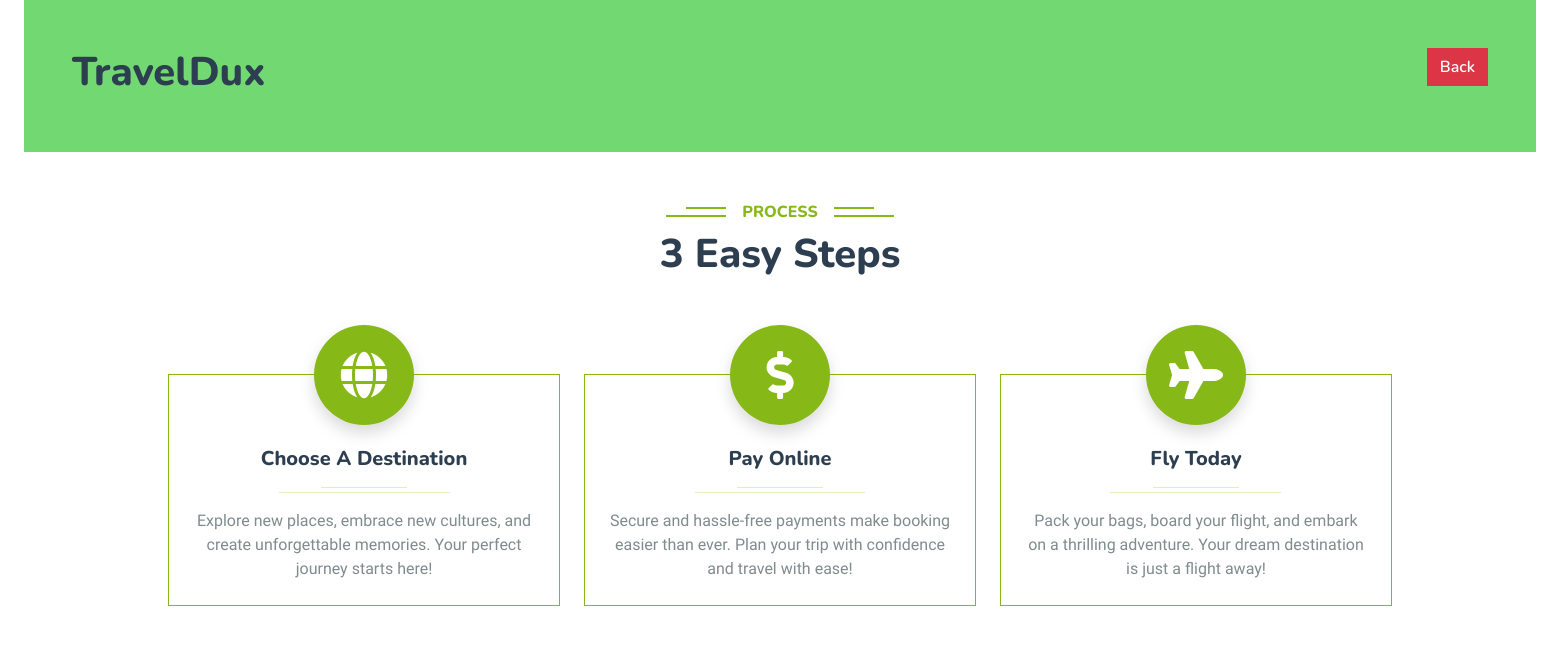
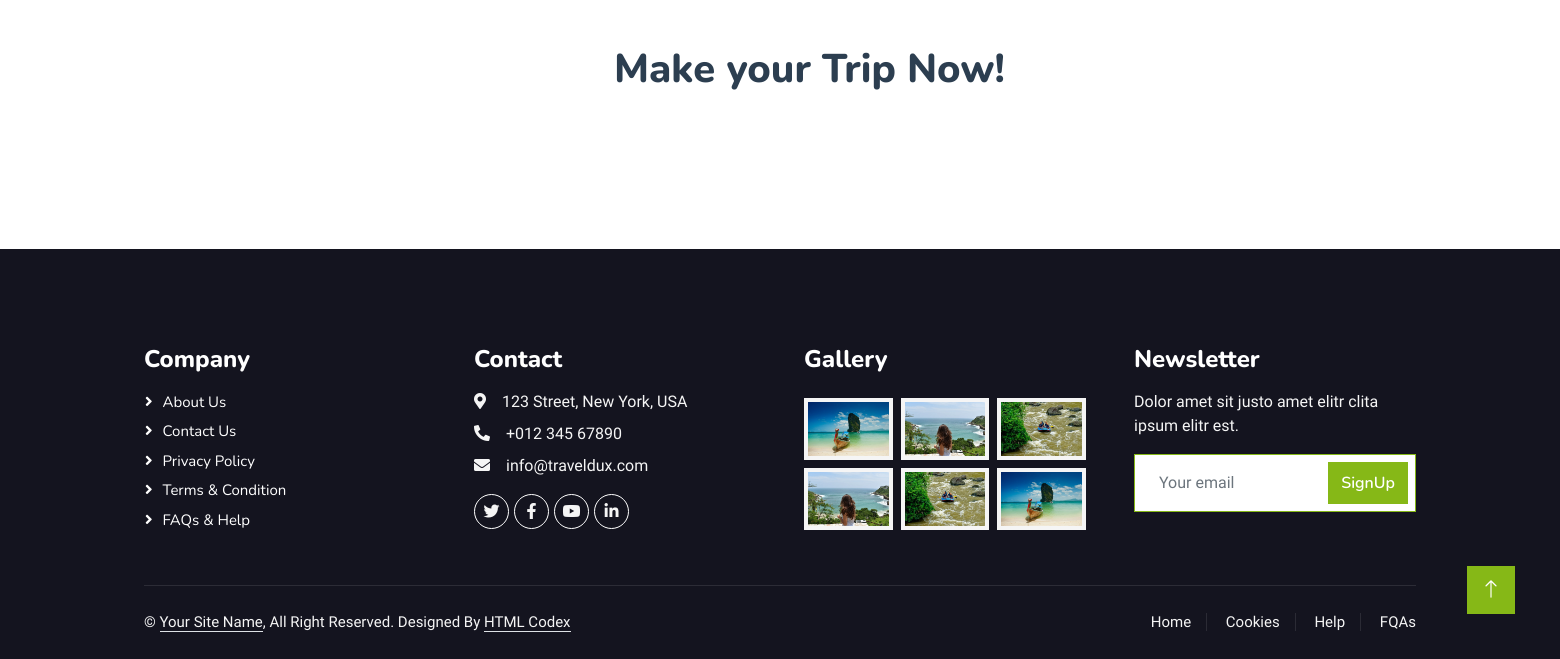
The page /userviewSection/12/ on the database as committed earlier (2 pictures, top to bottom).
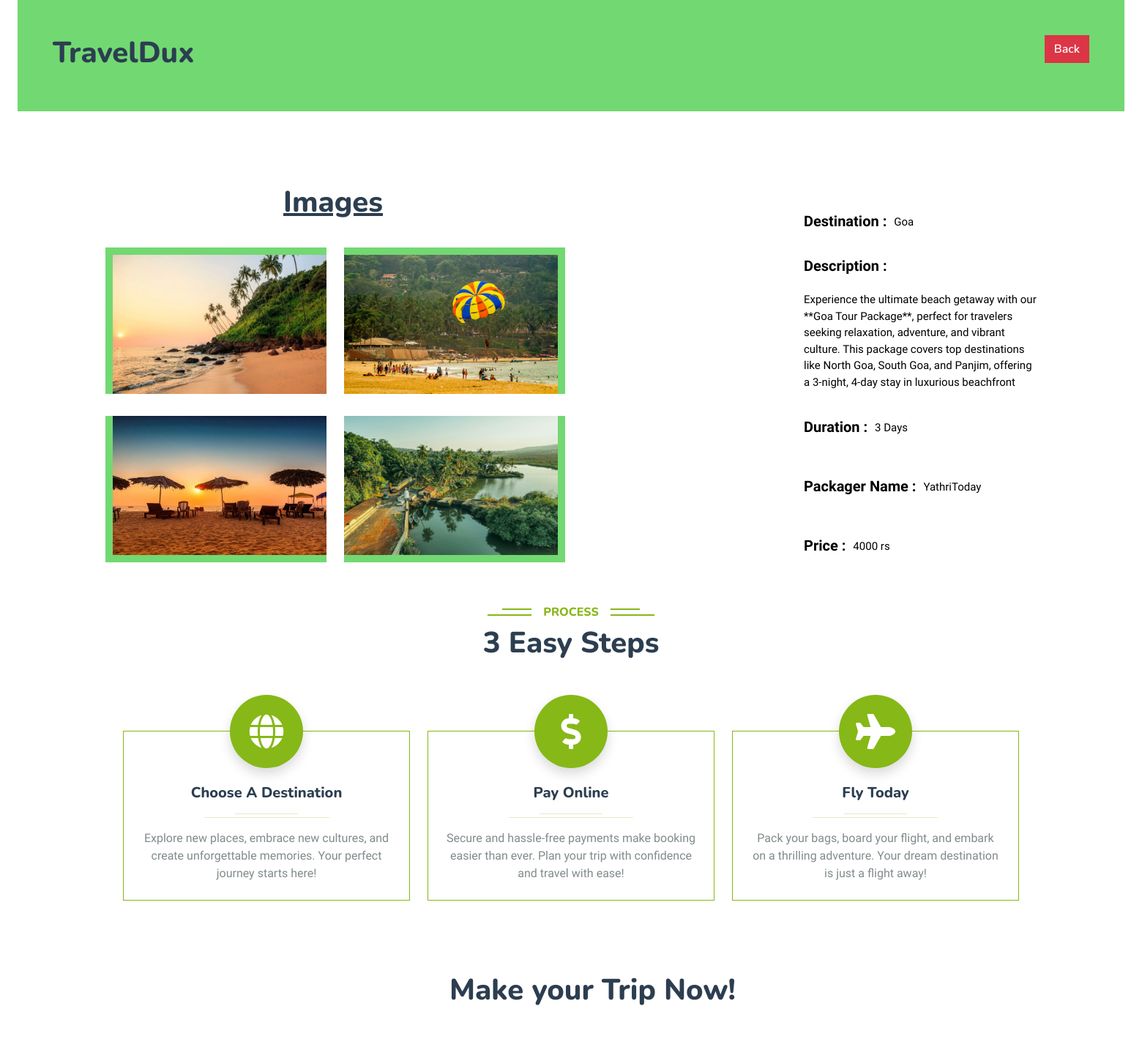
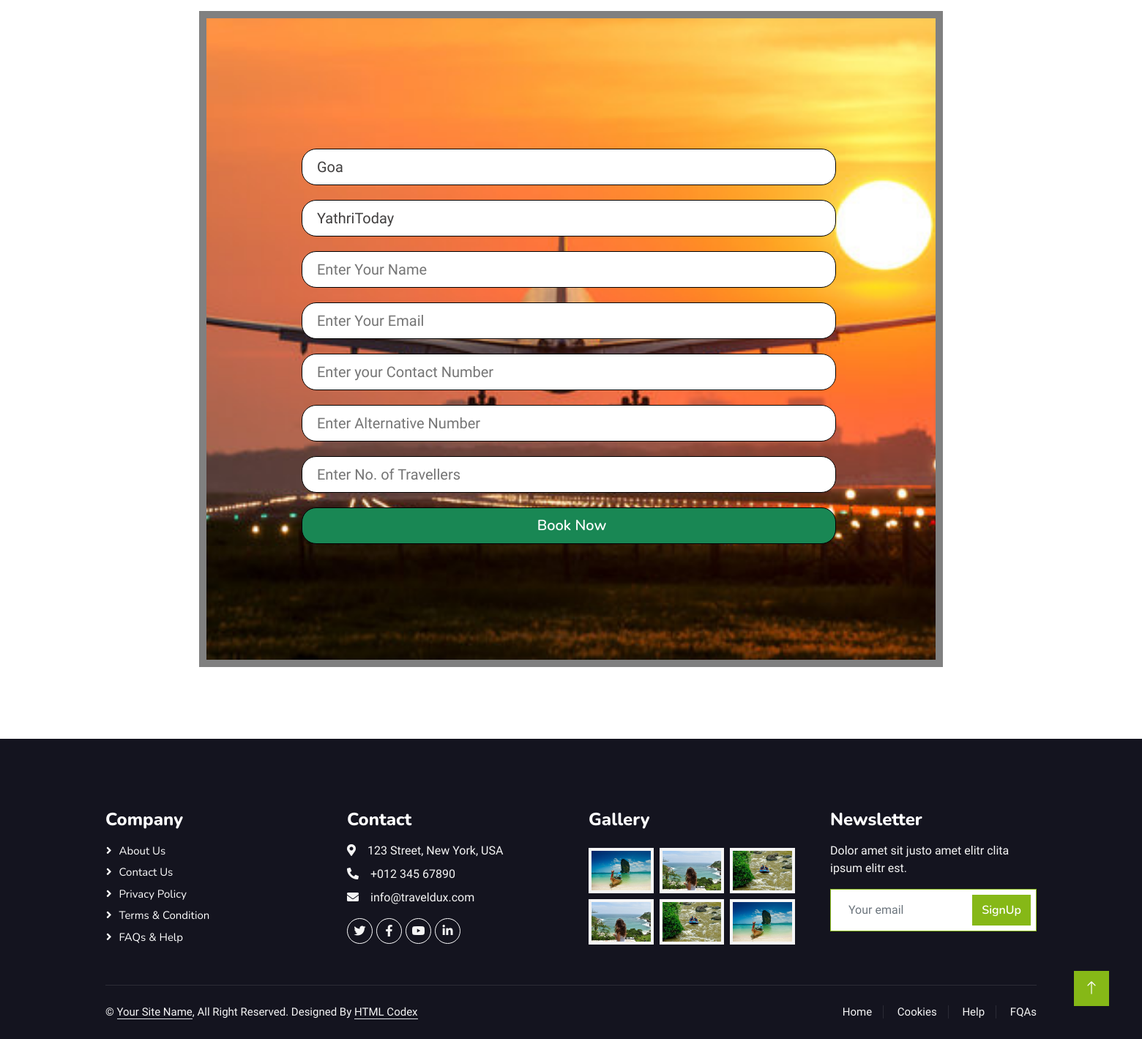
The same page on the database as committed later (2 pictures, top to bottom).
### home/models.py (models this page shows, shortened)
class packages(models.Model):
    destination = models.CharField(max_length=100)
    description = models.CharField(max_length=1000)
    duration = models.CharField(max_length=10)
    price = models.IntegerField()
    packager_name = models.CharField(max_length=100)
    image1 = models.ImageField(upload_to='uploads/',null=True, blank=True)
    image2 = models.ImageField(upload_to='uploads/',null=True, blank=True)
    image3 = models.ImageField(upload_to='uploads/',null=True, blank=True)
    image4 = models.ImageField(upload_to='uploads/',null=True, blank=True)
    verification = models.CharField(max_length=100,default="Not Verified")

### home/views.py (the view)
# urls.py: path('userviewSection/<int:id>/',views.UserViewSection,name='Userviewsection'),
def UserViewSection(request,id):
    item = packages.objects.filter(id=id)
    request.session['ids'] = id
    context = {
        'item':item
    }
    return render(request,'userInterface/userView.html',context)

### template/userInterface/userView.html (shortened to what this page needs)
{% load static %}
<!DOCTYPE html>
<html lang="en">
<head>
    <link rel="stylesheet" href="https://cdn.jsdelivr.net/npm/bootstrap@5.3.3/dist/css/bootstrap.min.css">
    <link href="https://cdnjs.cloudflare.com/ajax/libs/font-awesome/5.10.0/css/all.min.css" rel="stylesheet">
    <link href="https://cdn.jsdelivr.net/npm/bootstrap-icons@1.4.1/font/bootstrap-icons.css" rel="stylesheet">
    <link href="{% static 'lib/animate/animate.min.css' %}" rel="stylesheet">
    <link href="{% static 'lib/owlcarousel/assets/owl.carousel.min.css' %}" rel="stylesheet">
    <link href="{% static 'lib/tempusdominus/css/tempusdominus-bootstrap-4.min.css' %}" rel="stylesheet" />
    <link href="{% static 'css/bootstrap.min.css' %}" rel="stylesheet">
    <link href="{% static 'css/style.css' %}" rel="stylesheet">
</head>
<body>
    <div class="container-fluid">
        <div class="nav col-md-12" style="background-color: rgb(114, 216, 114);">
            <div class="col-md-6">
                <div class="title p-5">
                    <h1>TravelDux</h1>
                </div>
            </div>
            <div class="col-md-6">
                <div class="logout p-5" style="display:flex;justify-content:end;">
                    <a href="{% url 'packagePage' %}" class="btn btn-danger">Back</a>
                </div>
            </div>
        </div>
    </div>
    <div class="container col-md-12 d-flex">
        {% for i in item %}
        <div class="col-md-9">
            <h1 style="margin-left: 50px;margin-left: 243px;margin-top: 100px;"><u>Images</u></h1>
            <div class="row d-flex">
                <div class="col-md-4"><img src="{{i.image1.url}}" alt="image 1" class="images" style="border-top: 10px solid  rgb(114, 216, 114);border-left: 10px solid  rgb(114, 216, 114);"></div>
                <div class="col-md-4"><img src="{{i.image2.url}}" alt="image 2" class="images" style="border-top: 10px solid  rgb(114, 216, 114);border-right: 10px solid  rgb(114, 216, 114);"></div>
            </div>
            <div class="row d-flex">
                <div class="col-md-4"><img src="{{i.image3.url}}" alt="image 3" class="images" style="border-bottom: 10px solid  rgb(114, 216, 114);border-left: 10px solid  rgb(114, 216, 114);"></div>
                <div class="col-md-4"><img src="{{i.image4.url}}" alt="image 4" class="images" style="border-bottom: 10px solid  rgb(114, 216, 114);border-right: 10px solid  rgb(114, 216, 114);"></div>
            </div>
        </div>
        <div class="col-md-3" style="margin-top: 100px;">
            <div class="details d-flex"><p class="label">Destination :&nbsp;&nbsp; <p class="details"> {{i.destination}}</p></p></div>
            <div class="description"><p class="label">Description : <p class="details"> {{i.description}}</p></p></div>
            <div class="details d-flex"><p class="label">Duration :&nbsp;&nbsp; <p class="details"> {{i.duration}} Days</p></p></div>
            <div class="details d-flex"><p class="label">Packager Name :&nbsp;&nbsp; <p class="details"> {{i.packager_name}}</p></p></div>
            <div class="details d-flex"><p class="label">Price :&nbsp;&nbsp; <p class="details"> {{i.price}} rs</p></p></div>
        </div>
        {% endfor %}
    </div>
    <div class="container-xxl py-5">
        <div class="container">
            <div class="text-center pb-4 wow fadeInUp" data-wow-delay="0.1s">
                <h6 class="section-title bg-white text-center text-primary px-3">Process</h6>
                <h1 class="mb-5">3 Easy Steps</h1>
            </div>
            <div class="row gy-5 gx-4 justify-content-center">
                <div class="col-lg-4 col-sm-6 text-center pt-4 wow fadeInUp" data-wow-delay="0.1s">
                    <div class="position-relative border border-primary pt-5 pb-4 px-4">
                        <div class="d-inline-flex align-items-center justify-content-center bg-primary rounded-circle position-absolute top-0 start-50 translate-middle shadow" style="width: 100px; height: 100px;">
                            <i class="fa fa-globe fa-3x text-white"></i>
                        </div>
                        <h5 class="mt-4">Choose A Destination</h5>
                        <hr class="w-25 mx-auto bg-primary mb-1">
                        <hr class="w-50 mx-auto bg-primary mt-0">
                        <p class="mb-0">Explore new places, embrace new cultures, and create unforgettable memories. Your perfect journey starts here! </p>
                    </div>
                </div>
                <div class="col-lg-4 col-sm-6 text-center pt-4 wow fadeInUp" data-wow-delay="0.3s">
                    <div class="position-relative border border-primary pt-5 pb-4 px-4">
                        <div class="d-inline-flex align-items-center justify-content-center bg-primary rounded-circle position-absolute top-0 start-50 translate-middle shadow" style="width: 100px; height: 100px;">
                            <i class="fa fa-dollar-sign fa-3x text-white"></i>
                        </div>
                        <h5 class="mt-4">Pay Online</h5>
                        <hr class="w-25 mx-auto bg-primary mb-1">
                        <hr class="w-50 mx-auto bg-primary mt-0">
                        <p class="mb-0">Secure and hassle-free payments make booking easier than ever. Plan your trip with confidence and travel with ease!</p>
                    </div>
                </div>
                <div class="col-lg-4 col-sm-6 text-center pt-4 wow fadeInUp" data-wow-delay="0.5s">
                    <div class="position-relative border border-primary pt-5 pb-4 px-4">
                        <div class="d-inline-flex align-items-center justify-content-center bg-primary rounded-circle position-absolute top-0 start-50 translate-middle shadow" style="width: 100px; height: 100px;">
                            <i class="fa fa-plane fa-3x text-white"></i>
                        </div>
                        <h5 class="mt-4">Fly Today</h5>
                        <hr class="w-25 mx-auto bg-primary mb-1">
                        <hr class="w-50 mx-auto bg-primary mt-0">
                        <p class="mb-0">Pack your bags, board your flight, and embark on a thrilling adventure. Your dream destination is just a flight away! </p>
                    </div>
                </div>
            </div>
        </div>
    </div>
    <div class="container col-md-12">
        <div class="row">
            <h1 class="heading" style="margin-left: 470px;margin-top: 50px;">Make your Trip Now!</h1>
        </div>
        <div class="row" style="padding: 50px 140px;">
            {% for i in item %}
            <form action="{% url 'bookingDetails' %}" method="POST" class="inpForm">
                <input type="text" name="destination" id="" placeholder="Destination" class="bookinp valued" value="{{i.destination}}" required  >
                <input type="text" name="packager_name" id="" placeholder="packager_name" class="bookinp valued" value="{{i.packager_name}}" required >
                <input type="text" name="name" id="" placeholder="Enter Your Name" class="bookinp" required>
                <input type="email" name="email" id="" placeholder="Enter Your Email" class="bookinp" required>
                <input type="text" name="phone1" id="" placeholder="Enter your Contact Number" class="bookinp" required>
                <input type="text" name="phone2" id="" placeholder="Enter Alternative Number" class="bookinp" required>
                <input type="number" name="traveller" id="" placeholder="Enter No. of Travellers" class="bookinp" required>
                <button type="submit" class="btn btn-success bookinp">Book Now</button>
            </form>
            {% endfor %}
        </div>
    </div>
    <div class="container-fluid bg-dark text-light footer pt-5 mt-5 wow fadeIn" data-wow-delay="0.1s">
        <div class="container py-5">
            <div class="row g-5">
                <div class="col-lg-3 col-md-6">
                    <h4 class="text-white mb-3">Company</h4>
                    <a class="btn btn-link" href="">About Us</a>
                    <a class="btn btn-link" href="">Contact Us</a>
                    <a class="btn btn-link" href="">Privacy Policy</a>
                    <a class="btn btn-link" href="">Terms & Condition</a>
                    <a class="btn btn-link" href="">FAQs & Help</a>
                </div>
                <div class="col-lg-3 col-md-6">
                    <h4 class="text-white mb-3">Contact</h4>
                    <p class="mb-2"><i class="fa fa-map-marker-alt me-3"></i>123 Street, New York, USA</p>
                    <p class="mb-2"><i class="fa fa-phone-alt me-3"></i>+012 345 67890</p>
                    <p class="mb-2"><i class="fa fa-envelope me-3"></i>info@traveldux.com</p>
                    <div class="d-flex pt-2">
                        <a class="btn btn-outline-light btn-social" href=""><i class="fab fa-twitter"></i></a>
                        <a class="btn btn-outline-light btn-social" href=""><i class="fab fa-facebook-f"></i></a>
                        <a class="btn btn-outline-light btn-social" href=""><i class="fab fa-youtube"></i></a>
                        <a class="btn btn-outline-light btn-social" href=""><i class="fab fa-linkedin-in"></i></a>
                    </div>
                </div>
                <div class="col-lg-3 col-md-6">
                    <h4 class="text-white mb-3">Gallery</h4>
                    <div class="row g-2 pt-2">
                        <div class="col-4">
                            <img class="img-fluid bg-light p-1" src="{% static 'img/package-1.jpg' %}" alt="">
                        </div>
                        <div class="col-4">
                            <img class="img-fluid bg-light p-1" src="{% static 'img/package-2.jpg' %}" alt="">
                        </div>
                        <div class="col-4">
                            <img class="img-fluid bg-light p-1" src="{% static 'img/package-3.jpg' %}" alt="">
                        </div>
                        <div class="col-4">
                            <img class="img-fluid bg-light p-1" src="{% static 'img/package-2.jpg' %}" alt="">
                        </div>
                        <div class="col-4">
                            <img class="img-fluid bg-light p-1" src="{% static 'img/package-3.jpg' %}" alt="">
                        </div>
                        <div class="col-4">
                            <img class="img-fluid bg-light p-1" src="{% static 'img/package-1.jpg' %}" alt="">
                        </div>
                    </div>
                </div>
                <div class="col-lg-3 col-md-6">
                    <h4 class="text-white mb-3">Newsletter</h4>
                    <p>Dolor amet sit justo amet elitr clita ipsum elitr est.</p>
                    <div class="position-relative mx-auto" style="max-width: 400px;">
                        <input class="form-control border-primary w-100 py-3 ps-4 pe-5" type="text" placeholder="Your email">
                        <button type="button" class="btn btn-primary py-2 position-absolute top-0 end-0 mt-2 me-2">SignUp</button>
                    </div>
                </div>
            </div>
        </div>
        <div class="container">
            <div class="copyright">
                <div class="row">
                    <div class="col-md-6 text-center text-md-start mb-3 mb-md-0">
                        &copy; <a class="border-bottom" href="#">Your Site Name</a>, All Right Reserved.
                        Designed By <a class="border-bottom" href="https://htmlcodex.com">HTML Codex</a>
                    </div>
                    <div class="col-md-6 text-center text-md-end">
                        <div class="footer-menu">
                            <a href="">Home</a>
                            <a href="">Cookies</a>
                            <a href="">Help</a>
                            <a href="">FQAs</a>
                        </div>
                    </div>
                </div>
            </div>
        </div>
    <a href="#" class="btn btn-lg btn-primary btn-lg-square back-to-top"><i class="bi bi-arrow-up"></i></a>
</body>
</html>

### static/css/style.css (style rules this page uses)
:root { --primary: #86B817; --secondary: #FE8800; --light: #F5F5F5; --dark: #14141F; }
.back-to-top { position: fixed; display: none; right: 45px; bottom: 45px; z-index: 99; }
.btn { font-family: 'Nunito', sans-serif; font-weight: 600; transition: .5s; }
.btn.btn-primary, .btn.btn-secondary { color: #FFFFFF; }
.btn-lg-square { width: 48px; height: 48px; }
.btn-square, .btn-sm-square, .btn-lg-square { padding: 0; display: flex; align-items: center; justify-content: center; font-weight: normal; border-radius: 0px; }
.section-title { position: relative; display: inline-block; text-transform: uppercase; }
.section-title::before { position: absolute; content: ""; width: calc(100% + 80px); height: 2px; top: 4px; left: -40px; background: var(--primary); z-index: -1; }
.section-title::after { position: absolute; content: ""; width: calc(100% + 120px); height: 2px; bottom: 5px; left: -60px; background: var(--primary); z-index: -1; }
.footer .btn.btn-social { margin-right: 5px; width: 35px; height: 35px; display: flex; align-items: center; justify-content: center; color: var(--light); font-weight: normal; border: 1px solid #FFFFFF; border-radius: 35px; transition: .3s; }
.footer .btn.btn-link { display: block; margin-bottom: 5px; padding: 0; text-align: left; color: #FFFFFF; font-size: 15px; font-weight: normal; text-transform: capitalize; transition: .3s; }
.footer .btn.btn-link::before { position: relative; content: "\f105"; font-family: "Font Awesome 5 Free"; font-weight: 900; margin-right: 10px; }
.footer .copyright { padding: 25px 0; font-size: 15px; border-top: 1px solid rgba(256, 256, 256, .1); }
.footer .copyright a { color: var(--light); }
.footer .footer-menu a { margin-right: 15px; padding-right: 15px; border-right: 1px solid rgba(255, 255, 255, .1); }
.footer .footer-menu a:last-child { margin-right: 0; padding-right: 0; border-right: none; }

Rows that differ between the two databases and show on the page:
added packages: image1 (picture), image2 (picture), image3 (picture), image4 (picture), destination "Goa", description "Experience the ultimate beach getaway with our **Goa Tour Package**, perfect for travelers seeking relaxation, adventure, and vibrant culture. This package covers top destinations like North Goa, South Goa, and Panjim, offering a 3-night, 4-day stay in luxurious beachfront…", duration "3", packager_name "YathriToday", price "4000"
